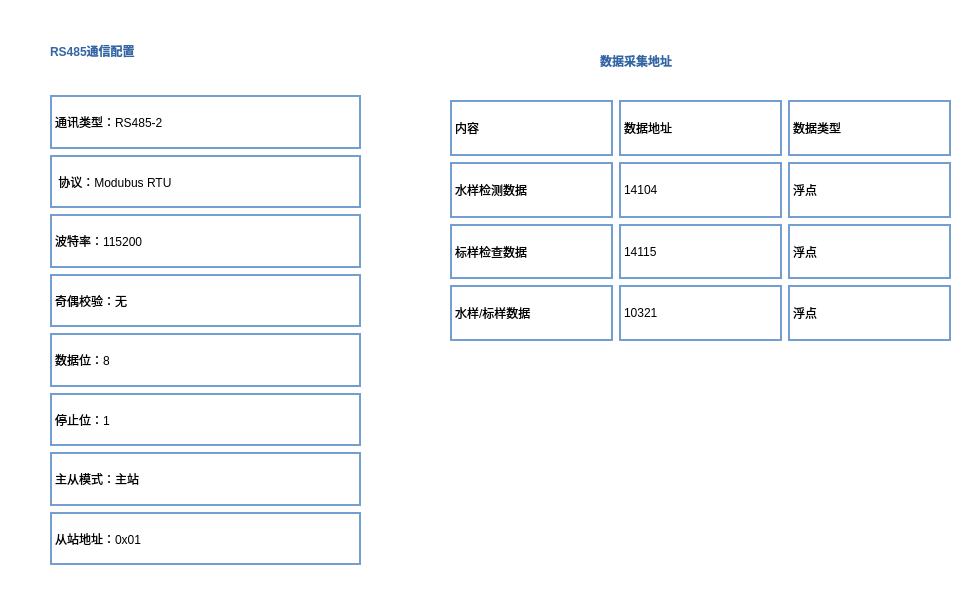
   <widget class="QWidget" name="page_7">
    <property name="styleSheet">
     <string notr="true">background: transparent;</string>
    </property>
    <widget class="QLabel" name="label_14">
     <property name="geometry">
      <rect>
       <x>50</x>
       <y>30</y>
       <width>261</width>
       <height>41</height>
      </rect>
     </property>
     <property name="styleSheet">
      <string notr="true">font: 75 italic 13pt &quot;TakaoPGothic&quot;;
background: transparent;
color: rgb(52, 101, 164);
font-weight: bold; </string>
     </property>
     <property name="text">
      <string>RS485通信配置</string>
     </property>
    </widget>
    <widget class="QWidget" name="widget_9" native="true">
     <property name="geometry">
      <rect>
       <x>50</x>
       <y>90</y>
       <width>311</width>
       <height>491</height>
      </rect>
     </property>
     <widget class="QWidget" name="gridLayoutWidget">
      <property name="geometry">
       <rect>
        <x>0</x>
        <y>5</y>
        <width>311</width>
        <height>470</height>
       </rect>
      </property>
      <layout class="QGridLayout" name="gridLayout">
       <item row="4" column="0">
        <widget class="QLabel" name="label_54">
         <property name="styleSheet">
          <string notr="true">border:2px solid rgb(114, 159, 207);
background: transparent;</string>
         </property>
         <property name="text">
          <string>数据位：8</string>
         </property>
        </widget>
       </item>
       <item row="0" column="0">
        <widget class="QLabel" name="label_46">
         <property name="styleSheet">
          <string notr="true">border:2px solid rgb(114, 159, 207);
background: transparent;
</string>
         </property>
         <property name="text">
          <string>通讯类型：RS485-2</string>
         </property>
        </widget>
       </item>
       <item row="3" column="0">
        <widget class="QLabel" name="label_52">
         <property name="styleSheet">
          <string notr="true">border:2px solid rgb(114, 159, 207);
background: transparent;</string>
         </property>
         <property name="text">
          <string>奇偶校验：无</string>
         </property>
        </widget>
       </item>
       <item row="7" column="0">
        <widget class="QLabel" name="label_58">
         <property name="styleSheet">
          <string notr="true">border:2px solid rgb(114, 159, 207);
background: transparent;</string>
         </property>
         <property name="text">
          <string>从站地址：0x01</string>
         </property>
        </widget>
       </item>
       <item row="1" column="0">
        <widget class="QLabel" name="label_48">
         <property name="styleSheet">
          <string notr="true">border:2px solid rgb(114, 159, 207);
background: transparent;</string>
         </property>
         <property name="text">
          <string> 协议：Modubus RTU</string>
         </property>
        </widget>
       </item>
       <item row="6" column="0">
        <widget class="QLabel" name="label_57">
         <property name="styleSheet">
          <string notr="true">border:2px solid rgb(114, 159, 207);
background: transparent;</string>
         </property>
         <property name="text">
          <string>主从模式：主站</string>
         </property>
        </widget>
       </item>
       <item row="2" column="0">
        <widget class="QLabel" name="label_50">
         <property name="styleSheet">
          <string notr="true">border:2px solid rgb(114, 159, 207);
background: transparent;</string>
         </property>
         <property name="text">
          <string>波特率：115200</string>
         </property>
        </widget>
       </item>
       <item row="5" column="0">
        <widget class="QLabel" name="label_56">
         <property name="styleSheet">
          <string notr="true">border:2px solid rgb(114, 159, 207);
background: transparent;</string>
         </property>
         <property name="text">
          <string>停止位：1</string>
         </property>
        </widget>
       </item>
      </layout>
     </widget>
    </widget>
    <widget class="QLabel" name="label_47">
     <property name="geometry">
      <rect>
       <x>600</x>
       <y>40</y>
       <width>231</width>
       <height>41</height>
      </rect>
     </property>
     <property name="styleSheet">
      <string notr="true">font: 75 italic 13pt &quot;TakaoPGothic&quot;;
background: transparent;
color: rgb(52, 101, 164);
font-weight: bold; </string>
     </property>
     <property name="text">
      <string>数据采集地址</string>
     </property>
    </widget>
    <widget class="QWidget" name="widget_10" native="true">
     <property name="geometry">
      <rect>
       <x>450</x>
       <y>100</y>
       <width>501</width>
       <height>331</height>
      </rect>
     </property>
     <widget class="QWidget" name="gridLayoutWidget_2">
      <property name="geometry">
       <rect>
        <x>0</x>
        <y>0</y>
        <width>501</width>
        <height>241</height>
       </rect>
      </property>
      <layout class="QGridLayout" name="gridLayout_2">
       <item row="1" column="0">
        <widget class="QLabel" name="label_51">
         <property name="styleSheet">
          <string notr="true">border:2px solid rgb(114, 159, 207);
background: transparent;
</string>
         </property>
         <property name="text">
          <string>水样检测数据</string>
         </property>
        </widget>
       </item>
       <item row="0" column="2">
        <widget class="QLabel" name="label_60">
         <property name="styleSheet">
          <string notr="true">border:2px solid rgb(114, 159, 207);
background: transparent;
</string>
         </property>
         <property name="text">
          <string>数据类型</string>
         </property>
        </widget>
       </item>
       <item row="3" column="1">
        <widget class="QLabel" name="label_66">
         <property name="styleSheet">
          <string notr="true">border:2px solid rgb(114, 159, 207);
background: transparent;
</string>
         </property>
         <property name="text">
          <string>10321</string>
         </property>
        </widget>
       </item>
       <item row="0" column="0">
        <widget class="QLabel" name="label_49">
         <property name="styleSheet">
          <string notr="true">border:2px solid rgb(114, 159, 207);
background: transparent;
</string>
         </property>
         <property name="text">
          <string>内容</string>
         </property>
        </widget>
       </item>
       <item row="1" column="2">
        <widget class="QLabel" name="label_62">
         <property name="styleSheet">
          <string notr="true">border:2px solid rgb(114, 159, 207);
background: transparent;
</string>
         </property>
         <property name="text">
          <string>浮点</string>
         </property>
        </widget>
       </item>
       <item row="2" column="2">
        <widget class="QLabel" name="label_65">
         <property name="styleSheet">
          <string notr="true">border:2px solid rgb(114, 159, 207);
background: transparent;
</string>
         </property>
         <property name="text">
          <string>浮点</string>
         </property>
        </widget>
       </item>
       <item row="3" column="0">
        <widget class="QLabel" name="label_55">
         <property name="styleSheet">
          <string notr="true">border:2px solid rgb(114, 159, 207);
background: transparent;
</string>
         </property>
         <property name="text">
          <string>水样/标样数据</string>
         </property>
        </widget>
       </item>
       <item row="0" column="1">
        <widget class="QLabel" name="label_59">
         <property name="styleSheet">
          <string notr="true">border:2px solid rgb(114, 159, 207);
background: transparent;
</string>
         </property>
         <property name="text">
          <string>数据地址</string>
         </property>
        </widget>
       </item>
       <item row="2" column="0">
        <widget class="QLabel" name="label_53">
         <property name="styleSheet">
          <string notr="true">border:2px solid rgb(114, 159, 207);
background: transparent;
</string>
         </property>
         <property name="text">
          <string>标样检查数据</string>
         </property>
        </widget>
       </item>
       <item row="2" column="1">
        <widget class="QLabel" name="label_63">
         <property name="styleSheet">
          <string notr="true">border:2px solid rgb(114, 159, 207);
background: transparent;
</string>
         </property>
         <property name="text">
          <string>14115</string>
         </property>
        </widget>
       </item>
       <item row="1" column="1">
        <widget class="QLabel" name="label_61">
         <property name="styleSheet">
          <string notr="true">border:2px solid rgb(114, 159, 207);
background: transparent;
</string>
         </property>
         <property name="text">
          <string>14104</string>
         </property>
        </widget>
       </item>
       <item row="3" column="2">
        <widget class="QLabel" name="label_67">
         <property name="styleSheet">
          <string notr="true">border:2px solid rgb(114, 159, 207);
background: transparent;
</string>
         </property>
         <property name="text">
          <string>浮点</string>
         </property>
        </widget>
       </item>
      </layout>
     </widget>
    </widget>
   </widget>
